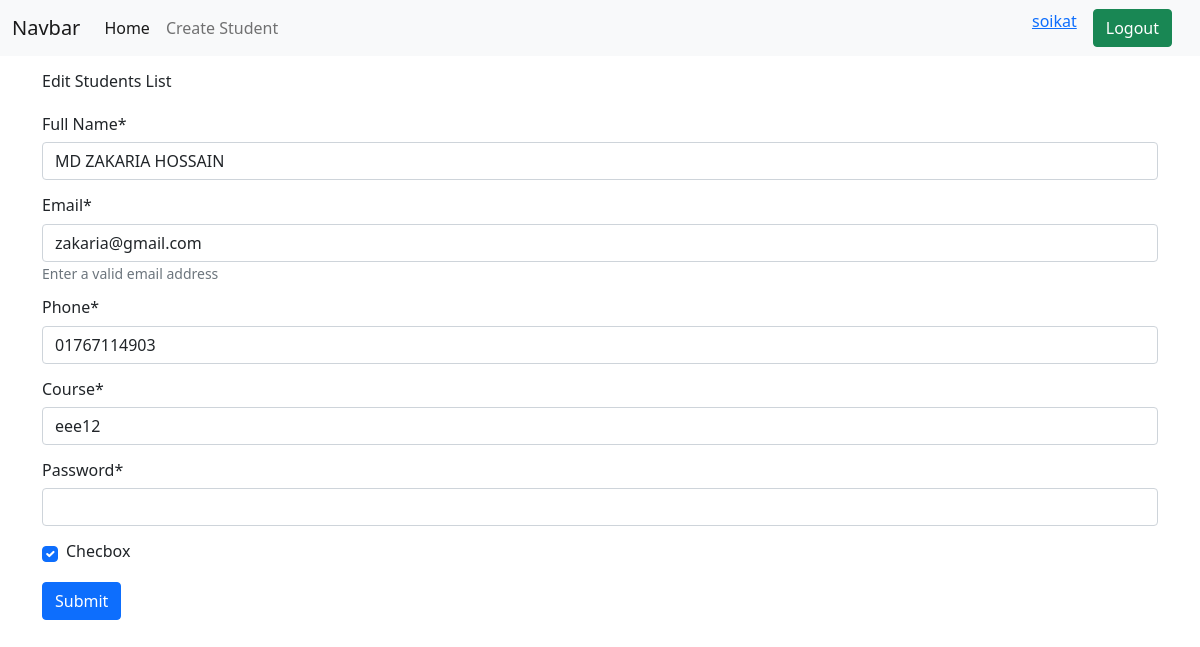
The app's page /edit/1/ (signed in) with its own data.
### students/models.py (models this page shows, shortened)
class Student(models.Model):
    name = models.CharField(max_length=200)
    email = models.EmailField()
    phone = models.CharField(max_length=15)
    course = models.CharField(max_length=100)
    password = models.CharField(max_length=10)
    checbox = models.BooleanField()
    user = models.ForeignKey(User, null = True, blank = True,on_delete = models.CASCADE)

### students/views.py (the view, shortened to what this page needs)
# urls.py: path('edit/<int:id>/', views.UpdaeStudent.as_view(), name='update_student'),
class UpdaeStudent(LoginRequiredMixin,UpdateView):
    form_class = forms.StudentForm
    model = models.Student
    template_name ='students/create_student.html'
    success_url = reverse_lazy('home')
    pk_url_kwarg = 'id'
    def get_context_data(self, **kwargs):
        context = super().get_context_data(**kwargs)
        context['edit'] = True
        return context

### students/forms.py
class StudentForm(forms.ModelForm):
    password = forms.CharField(widget=forms.PasswordInput)
    class Meta:
        model = models.Student
        exclude = ['user']
        labels = {
            'name': 'Full Name',
        }
        help_texts = {
            'email': 'Enter a valid email address',
        }

### students/templates/students/create_student.html (shortened to what this page needs)
{% extends "base.html" %}
{% load crispy_forms_tags %}
{% block content %}
{% if edit %}
<h6 class="py-3 container">
  Edit Students List
  <h6>
    {% else %}
    <h6 class="py-3 container">
      Create New Students List
      <h6>
        {% endif %}
        <form class="container" method="post" novalidate>
          {% csrf_token %} {{form | crispy }}
          <button type="Submit" class="btn btn-primary">Submit</button>
        </form>
        {% endblock %}

### templates/base.html (shortened to what this page needs)
<!DOCTYPE html>
<html lang="en">
  <head>
    <link
      href="https://cdn.jsdelivr.net/npm/bootstrap@5.0.2/dist/css/bootstrap.min.css"
      rel="stylesheet"
    />
  </head>
  <body>
    <nav class="navbar navbar-expand-lg navbar-light bg-light">
      <div class="container-fluid">
        <a class="navbar-brand" href="#">Navbar</a>
        <div class="collapse navbar-collapse" id="navbarSupportedContent">
          <ul class="navbar-nav me-auto mb-2 mb-lg-0">
            <li class="nav-item">
              <a class="nav-link active" aria-current="page" href="{% url 'home' %}"
                >Home</a
              >
            </li>
            <li class="nav-item">
              <a class="nav-link" href="{% url 'create_student' %}">
                Create Student
              </a>
            </li>
          </ul>
          {% if user.is_authenticated %}
          <div class="d-flex">
            <a href="{% url 'user_profile' %}">{{user.username}}</a>
            <a href="{% url 'user_logout'%}" class='btn btn-success mx-3' >
              Logout
            </a>
        </div>
          {% endif %}
        </div>
      </div>
    </nav>
    {% block content %}
    {% endblock %}
  </body>
</html>

### records on screen
Student: name "MD ZAKARIA HOSSAIN", email "zakaria@gmail.com", phone "01767114903", course "eee12", checbox "☑"

### other values on screen
{{ user.username }} "soikat"
